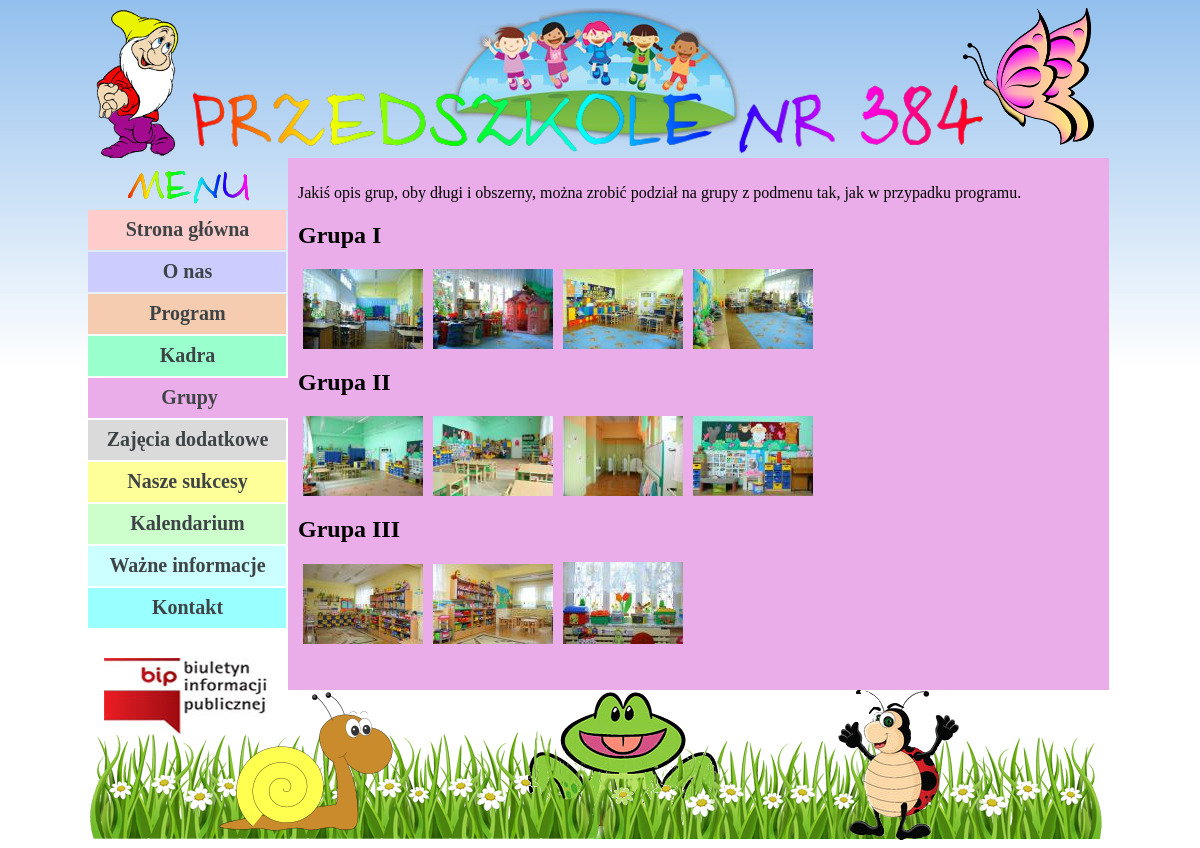
Screenshot of /grupy with the database file from the repository.
### tables this page shows
CREATE TABLE IF NOT EXISTS `sites` (
  `id` int(11) NOT NULL AUTO_INCREMENT,
  `name` varchar(50) NOT NULL,
  `link` varchar(50) NOT NULL,
  `type` varchar(50) NOT NULL,
  `active` tinyint(1) NOT NULL DEFAULT '0',
  `style` varchar(10) NOT NULL,
  `content` text NOT NULL,
  `pos` int(11) DEFAULT NULL,
  `parrent` varchar(20) NOT NULL,
  PRIMARY KEY (`id`),
  UNIQUE KEY `link` (`link`)
);

CREATE TABLE IF NOT EXISTS `gals` (
  `id` int(11) NOT NULL AUTO_INCREMENT,
  `img` varchar(50) NOT NULL,
  `gal` varchar(50) NOT NULL,
  `pos` int(11) NOT NULL,
  PRIMARY KEY (`id`)
);

### model/sql.php (called while the page is built, shortened)
<?php
class sql{
    private function query ($q){
        $result = mysql_query($q);
        return $result;
    }
    private function to_array($q){
        return mysql_fetch_assoc($this->query($q));
    }
    public function select_sites(){
        $q = 'SELECT * FROM sites ORDER BY pos ASC;';
        return $this->query($q);
    }
    public function select_site($site){
        $q = 'SELECT * FROM sites WHERE link = "'.$site.'";';
        return $this->to_array($q);
    }
    public function select_gal($gal){
        $q = 'SELECT img FROM gals WHERE gal="'.$gal.'" ORDER BY pos ASC;';
        return $this->query($q);
    }
}

### controller/show.php (the view, shortened to what this page needs)
<?php
   require_once '/model/sql.php';
class bundle{
    public function content($site){
        $sql = new sql;
        $data = $sql->select_site($site);
        $content = $data['content'];
        while ($needle = strpos($content,'##gal(')){
            $gal_length = strpos($content,')',$needle)-($needle+6);
            $gal = substr($content,$needle+6,$gal_length);
            $result = $sql->select_gal($gal);
            $imgs = '';
            while ($row = mysql_fetch_assoc($result)){
                $imgs .= '<a class="fancybox" rel="'.$gal.'" href="gals/'.$row['img'].'"><img src="gals/m/'.$row['img'].'" style="padding:0 5px 0 5px;"></a>';
            }
            $content = str_replace('##gal('.$gal.')',$imgs,$content);
        }
        $content.='<script type="text/javascript">
                            $(document).ready(function() {
                                $(".fancybox").fancybox();
                            });
                       </script> ';
        return $content;
    }
    public function menu($request){
        $sql = new sql();
        $result = $sql->select_sites();
        while ($row = mysql_fetch_assoc($result)){
            $sites[] = $row;
        }
        $menu = '';
        foreach ($sites as $site){
            if ($site['active'] == 1 && $site['parrent'] == '/'){
                $menu .= '<a href = "/przedszkole/'.$site['link'].'" class = "menu ';
                $menu .= ($request==$site['link'])?'selected ':'';
                $menu .= $site['style'].'">'.$site['name'].'</a>';
            }
        }
        return $menu;
    }
}

### styles/style.css (style rules this page uses)
#left a { clear:left; height:32px; width:197px; display:block; margin:2px 0 0 0; padding:8px 0 0 1px; text-decoration:none; text-align:center; font-size: 20px; font-weight:bold; color:#3e4446; }
.selected { overflow:visible; width:201px !important; }
.bg1 { background-color:#ffcccc; }
.bg2 { background-color:#ccccff; }
.bg3 { background-color:#99ffcc; }
.bg4 { background-color:#F5CCB0; }
.bg5 { background-color:#EAADEA; }
.bg6 { background-color:#dadada; }
.bg7 { background-color:#ffff99; }
.bg8 { background-color:#ccffcc; }
.bg9 { background-color:#ccffff; }
.bg11 { background-color:#99ffff; }

### rows the page displays
sites: name "Strona główna"
sites: name "O nas"
sites: name "Program"
sites: name "Kadra"
sites: name "Grupy"
sites: name "Zajęcia dodatkowe"
sites: name "Nasze sukcesy"
sites: name "Kalendarium"
sites: name "Ważne informacje"
sites: name "Kontakt"
gals: img (picture)
gals: img (picture)
gals: img (picture)
gals: img (picture)
gals: img (picture)
gals: img (picture)
gals: img (picture)
gals: img (picture)
gals: img (picture)
gals: img (picture)
gals: img (picture)

### other values shown
$content "Jakiś opis grup, oby długi i obszerny, można zrobić podział na grupy z podmenu tak, jak w przypadku programu. Grupa I Grupa II Grupa III"
